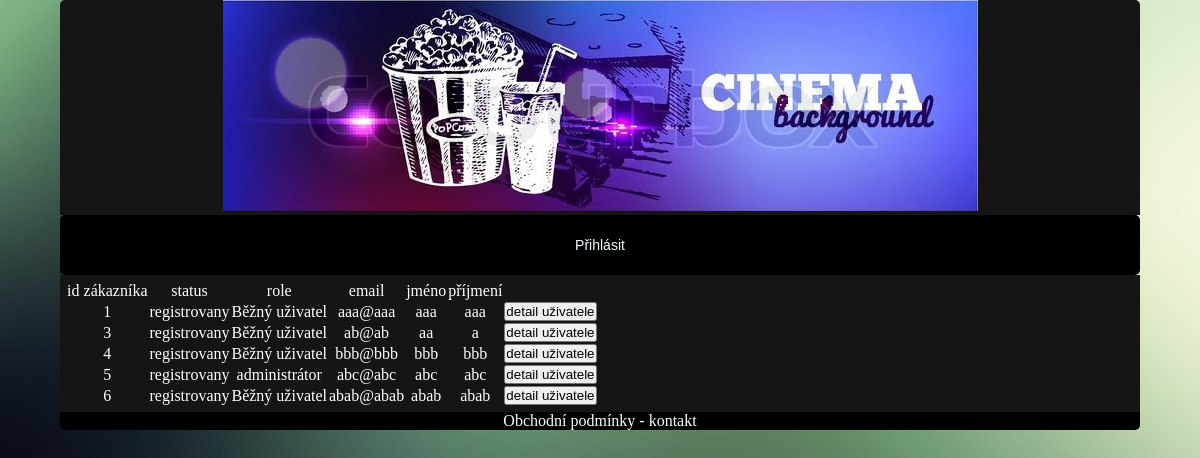
The app's page /administrace/userList.php with its own data.
### tables this page shows
CREATE TABLE `zakaznici` (
  `id_zakaznika` int(11) NOT NULL AUTO_INCREMENT,
  `id_role` int(255) NOT NULL,
  `status_zakaznika` varchar(255) NOT NULL,
  `datumcas` datetime NOT NULL,
  `email` varchar(255) NOT NULL,
  `jmeno` varchar(255) NOT NULL,
  `prijmeni` varchar(255) NOT NULL,
  `heslo` varchar(255) NOT NULL,
  PRIMARY KEY (`id_zakaznika`)
);

### administrace/classes/Model.php (called while the page is built, shortened)
<?php
class Model {
    public static function getAllUser() {
        $query = "SELECT * FROM `zakaznici`";
        $result = MySQLDb::queryString($query);
        return $result;
    }
}

### administrace/classes/MySQLDb.php (called while the page is built, shortened)
<?php
class MySQLDb
{
    private $con;
    private static $instance;
    public static function queryString($queryString) {
        $result = self::getInstance()->getConnection()->query($queryString);
        return $result;
    }
    private function connect() {
      $this->con = @mysqli_connect(self::DB_SERVER, self::DB_USER, self::DB_PASSWORD, self::DB_NAME);
      mysqli_set_charset($this->con , "utf8");
    }
    private static function getInstance(){
        if(!isset(self::$instance)) {
            self::$instance = new MySQLDb();
            self::$instance->connect();
        }
        return self::$instance;
    }
    private function getConnection() {
        return $this->con;
    }
}

### administrace/userList.php (the view)
<?php include 'header.php'; ?>
<?php include 'menu.php'; ?>
<section>
    <?php $result = Model::getAllUser(); ?>
    <table>
        <tr><td> id zákazníka </td> <td> status </td> <td> role </td> <td> email </td> <td> jméno </td> <td> příjmení </td></tr>
        <?php while ($row = mysqli_fetch_assoc($result)) { ?>
            <tr> <td><?php echo $row["id_zakaznika"] . " " ?></td>
                <td><?php echo $row["status_zakaznika"] . " " ?></td>
                <td><?php if ($row["id_role"] == 0) {
                            echo 'Běžný uživatel ';
                          } else { echo 'administrátor ';} ?>
                </td>
                <td><?php echo $row["email"] . " "; ?></td>
                <td><?php echo $row["jmeno"] . " "; ?></td>
                <td><?php echo $row["prijmeni"] . " "; ?></td>
                <td><button><a style="color:black;" href="userDetail.php?id_zakaznika=<?php echo $row["id_zakaznika"] ?> "> detail uživatele</a></button></td></tr>
                    <?php
                }
                ?>
    </table>
</section>
<?php include 'footer.php'; ?>

### administrace/styly.css (style rules this page uses)
*, div, section, article, footer, header { margin:0; padding:0; }
body { background-color: black; padding:0px; margin:0px; background-image: url("background3.jpg"); background-repeat: repeat-y; opacity:10; filter: alpha(opacity=100); }
section { background-color:#151515; position: relative; margin: auto; width: 89.15%; padding:5px; text-align: center; color: white; }
a { color:azure; text-decoration: none; cursor: pointer; }

### records on screen
zakaznici: id_zakaznika "1", status_zakaznika "registrovany", id_role "Běžný uživatel", email "aaa@aaa", jmeno "aaa", prijmeni "aaa"
zakaznici: id_zakaznika "3", status_zakaznika "registrovany", id_role "Běžný uživatel", email "ab@ab", jmeno "aa", prijmeni "a"
zakaznici: id_zakaznika "4", status_zakaznika "registrovany", id_role "Běžný uživatel", email "bbb@bbb", jmeno "bbb", prijmeni "bbb"
zakaznici: id_zakaznika "5", status_zakaznika "registrovany", id_role "administrátor", email "abc@abc", jmeno "abc", prijmeni "abc"
zakaznici: id_zakaznika "6", status_zakaznika "registrovany", id_role "Běžný uživatel", email "abab@abab", jmeno "abab", prijmeni "abab"
